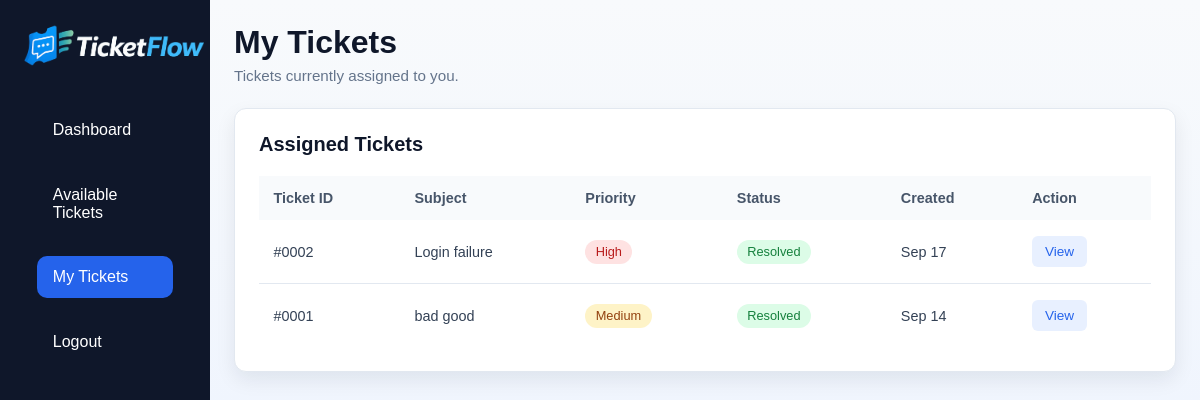
/admin-tickets.php (signed in), run on the app's committed database.
### tables this page shows
CREATE TABLE IF NOT EXISTS `tickets` (
  `id` int NOT NULL AUTO_INCREMENT,
  `ticket_code` varchar(20) DEFAULT NULL,
  `user_id` int NOT NULL,
  `assigned_to` int DEFAULT NULL,
  `subject` varchar(200) NOT NULL,
  `description` text NOT NULL,
  `image` varchar(255) DEFAULT NULL,
  `status` enum('open','in_progress','resolved') NOT NULL DEFAULT 'open',
  `priority` enum('low','medium','high') NOT NULL DEFAULT 'medium',
  `created_at` timestamp NULL DEFAULT CURRENT_TIMESTAMP,
  `updated_at` timestamp NULL DEFAULT CURRENT_TIMESTAMP ON UPDATE CURRENT_TIMESTAMP,
  PRIMARY KEY (`id`),
  UNIQUE KEY `ticket_code` (`ticket_code`),
  KEY `user_id` (`user_id`),
  KEY `assigned_to` (`assigned_to`)
);

### admin-tickets.php (the view, shortened to what this page needs)
<?php
require 'sqlicon.php';
$admin_id = $_SESSION['user_id'];
$stmt = mysqli_prepare($con, "
    SELECT id, subject, priority, status, created_at
    FROM tickets
    WHERE assigned_to = ?
    ORDER BY created_at DESC
");
mysqli_stmt_bind_param($stmt, "i", $admin_id);
mysqli_stmt_execute($stmt);
$tickets = mysqli_stmt_get_result($stmt);
?>
<!DOCTYPE html>
<html lang="en">
<head>
    <link rel="stylesheet" href="./admin-dashboard.css">
</head>
<body>
  <section>
    <nav class="admin-nav">
      <img src="./logo.png" alt="" class="logo">
      <ul>
          <li><a href="./admin-dashboard.php">Dashboard</a></li>
          <li><a href="./available-tickets.php">Available Tickets</a></li>
          <li><a href="./admin-tickets.php" class="active">My Tickets</a></li>
          <li><a href="./logout.php">Logout</a></li>
      </ul>
    </nav>
    <main class="dashboard">
    <header class="page-header">
        <h1>My Tickets</h1>
        <p>Tickets currently assigned to you.</p>
    </header>
    <section class="tickets-section">
        <div class="section-header">
            <h2>Assigned Tickets</h2>
        </div>
        <div class="tickets-table">
            <table>
                <thead>
                    <tr>
                        <th>Ticket ID</th>
                        <th>Subject</th>
                        <th>Priority</th>
                        <th>Status</th>
                        <th>Created</th>
                        <th>Action</th>
                    </tr>
                </thead>
                <tbody>
                    <?php if (mysqli_num_rows($tickets) > 0): ?>
                        <?php while ($row = mysqli_fetch_assoc($tickets)): ?>
                            <tr>
                                <td>#<?php echo str_pad($row['id'], 4, '0', STR_PAD_LEFT); ?></td>
                                <td><?php echo htmlspecialchars($row['subject']); ?></td>
                                <td><span class="priority <?php echo strtolower($row['priority']); ?>"><?php echo ucfirst($row['priority']); ?></span></td>
                                <td><span class="status <?php echo strtolower($row['status']); ?>"><?php echo ucfirst($row['status']); ?></span></td>
                                <td><?php echo date('M j', strtotime($row['created_at'])); ?></td>
                                <td>
                                    <a href="./admin-ticket-details.php?id=<?php echo $row['id']; ?>" class="view-btn">View</a>
                                </td>
                            </tr>
                        <?php endwhile; ?>
                    <?php else: ?>
                        <tr><td colspan="6">You have no assigned tickets.</td></tr>
                    <?php endif; ?>
                </tbody>
            </table>
        </div>
    </section>
    </main>
  </section>
</html>

### admin-dashboard.css (style rules this page uses)
* { margin: 0; padding: 0; box-sizing: border-box; }
body { background: linear-gradient(180deg,#F8FAFC 0%, #E8F0FF 100%); height:100vh; font-family: 'Poppins', sans-serif; }
.logo { width: 180px; }
.admin-nav { display: flex; flex-direction: column; position: fixed; align-items: flex-start; background-color: #0F172A; width: 210px; height: 100vh; gap:1.2rem; padding: 1.5rem; }
ul { list-style: none; padding: 0.8rem; display: flex; flex-direction: column; }
.admin-nav ul li a { display:flex; align-items:center; gap:15px; padding:12px 16px; border-radius:10px; transition:.3s; color: #ffff; transition: all 0.3s ease; text-decoration: none; }
.admin-nav li { margin: 0.7rem 0; }
.admin-nav li .active { background:#2563EB; color:white; }
.dashboard { width: calc(100% - 210px); margin-left: 210px; padding: 1.5rem; }
.dashboard header { margin-bottom: 1.5rem; }
.dashboard header h1 { font-size: 2rem; color: #0F172A; }
.section-header { margin-bottom: 1rem; font-size: 1.25rem; color: #0F172A; }
.section-header h2 { font-size: 1.25rem; color: #0F172A; }
.tickets-table { width: 100%; overflow-x: auto; }
.tickets-table table { width: 100%; border-collapse: collapse; }
.tickets-table th { text-align: left; padding: 0.9rem; background: #F8FAFC; color: #475569; font-size: 0.9rem; font-weight: 600; }
.tickets-table td { padding: 0.9rem; border-bottom: 1px solid #E2E8F0; color: #334155; font-size: 0.9rem; }
.tickets-table tbody tr:last-child td { border-bottom: none; }
.page-header { margin-bottom: 2rem; }
.page-header h1 { font-size: 2rem; color: #0F172A; margin-bottom: 0.4rem; }
.page-header p { color: #64748B; font-size: 0.95rem; }
.tickets-section { background: #fff; padding: 1.5rem; border-radius: 12px; border: 1px solid #E2E8F0; box-shadow: 0 8px 20px rgba(15, 23, 42, 0.08); }
.section-header { margin-bottom: 1.2rem; }
.tickets-table td { padding: 1rem 0.9rem; border-bottom: 1px solid #E2E8F0; color: #334155; font-size: 0.9rem; }
.priority, .status { display: inline-block; padding: 0.3rem 0.65rem; border-radius: 20px; font-size: 0.8rem; font-weight: 500; }
.priority.high { background: #FEE2E2; color: #B91C1C; }
.priority.medium { background: #FEF3C7; color: #92400E; }
.status.resolved { background: #DCFCE7; color: #15803D; }
.claim-btn, .view-btn { display: inline-block; padding: 0.5rem 0.8rem; border-radius: 6px; border: none; font-size: 0.85rem; cursor: pointer; text-decoration: none; }
.view-btn { background: #E8F0FF; color: #2563EB; }

### data on the page
tickets: id "0002", subject "Login failure", priority "High", status "Resolved", created_at "Sep 17"
tickets: id "0001", subject "bad good", priority "Medium", status "Resolved", created_at "Sep 14"
